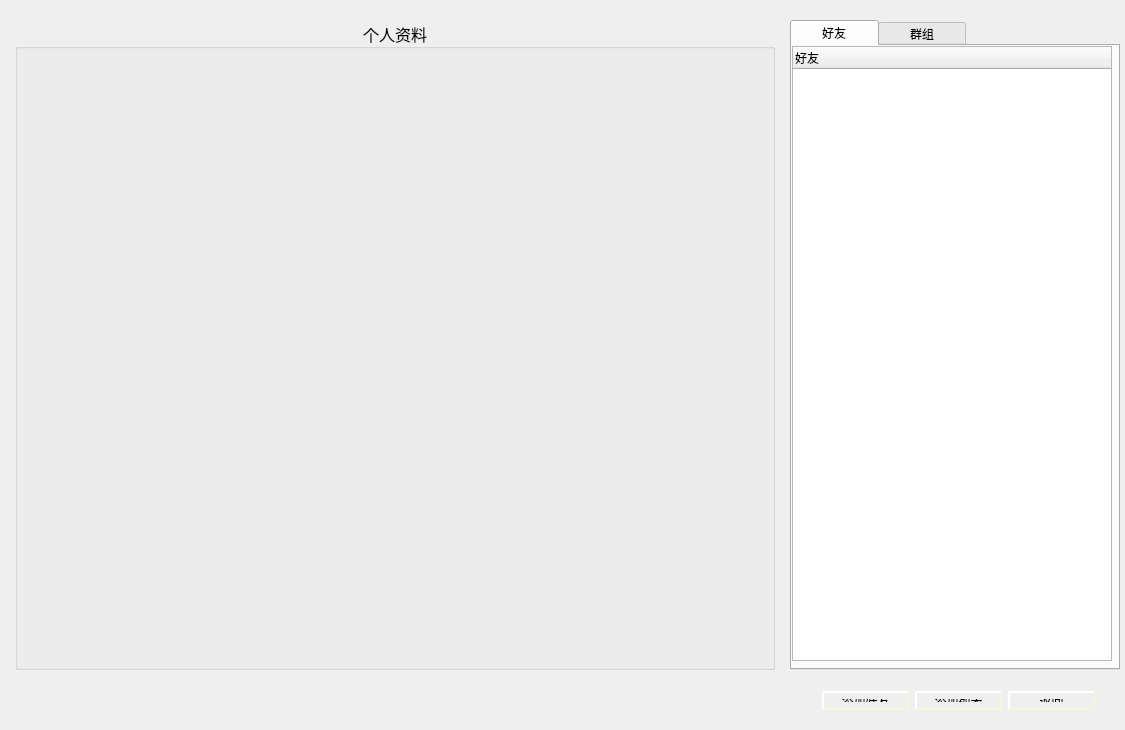
<?xml version="1.0" encoding="UTF-8"?>
<ui version="4.0">
 <class>ChatMain</class>
 <widget class="QWidget" name="ChatMain">
  <property name="geometry">
   <rect>
    <x>0</x>
    <y>0</y>
    <width>1125</width>
    <height>730</height>
   </rect>
  </property>
  <property name="focusPolicy">
   <enum>Qt::TabFocus</enum>
  </property>
  <property name="windowTitle">
   <string>ChatMain</string>
  </property>
  <widget class="QStackedWidget" name="stackedWidget_chat">
   <property name="geometry">
    <rect>
     <x>5</x>
     <y>10</y>
     <width>780</width>
     <height>710</height>
    </rect>
   </property>
   <property name="currentIndex">
    <number>0</number>
   </property>
   <widget class="QWidget" name="page_3">
    <widget class="QGroupBox" name="groupBox">
     <property name="geometry">
      <rect>
       <x>10</x>
       <y>10</y>
       <width>760</width>
       <height>650</height>
      </rect>
     </property>
     <property name="font">
      <font>
       <family>楷体</family>
       <pointsize>12</pointsize>
      </font>
     </property>
     <property name="title">
      <string>个人资料</string>
     </property>
     <property name="alignment">
      <set>Qt::AlignCenter</set>
     </property>
    </widget>
   </widget>
   <widget class="QWidget" name="page_4">
    <widget class="QWidget" name="widget" native="true">
     <property name="geometry">
      <rect>
       <x>0</x>
       <y>0</y>
       <width>780</width>
       <height>710</height>
      </rect>
     </property>
    </widget>
   </widget>
  </widget>
  <widget class="QStackedWidget" name="stackedWidget">
   <property name="geometry">
    <rect>
     <x>790</x>
     <y>20</y>
     <width>330</width>
     <height>650</height>
    </rect>
   </property>
   <property name="currentIndex">
    <number>0</number>
   </property>
   <widget class="QWidget" name="page">
    <widget class="QTabWidget" name="tabWidget">
     <property name="geometry">
      <rect>
       <x>0</x>
       <y>0</y>
       <width>330</width>
       <height>650</height>
      </rect>
     </property>
     <property name="currentIndex">
      <number>0</number>
     </property>
     <widget class="QWidget" name="tab">
      <attribute name="title">
       <string>      好友      </string>
      </attribute>
      <widget class="FgGroupListWidget" name="treeWidget_friend">
       <property name="geometry">
        <rect>
         <x>0</x>
         <y>0</y>
         <width>320</width>
         <height>615</height>
        </rect>
       </property>
       <column>
        <property name="text">
         <string>好友</string>
        </property>
       </column>
      </widget>
     </widget>
     <widget class="QWidget" name="tab_2">
      <attribute name="title">
       <string>      群组      </string>
      </attribute>
      <widget class="QTreeWidget" name="treeWidget_group">
       <property name="geometry">
        <rect>
         <x>0</x>
         <y>0</y>
         <width>320</width>
         <height>615</height>
        </rect>
       </property>
       <column>
        <property name="text">
         <string>群组</string>
        </property>
       </column>
      </widget>
     </widget>
    </widget>
   </widget>
   <widget class="QWidget" name="page_2">
    <widget class="QGroupBox" name="groupBox_2">
     <property name="geometry">
      <rect>
       <x>10</x>
       <y>10</y>
       <width>310</width>
       <height>630</height>
      </rect>
     </property>
     <property name="title">
      <string>添加列表</string>
     </property>
     <property name="alignment">
      <set>Qt::AlignCenter</set>
     </property>
     <layout class="QGridLayout" name="gridLayout">
      <item row="0" column="0">
       <widget class="QTableWidget" name="tableWidget"/>
      </item>
     </layout>
    </widget>
   </widget>
  </widget>
  <widget class="QWidget" name="layoutWidget">
   <property name="geometry">
    <rect>
     <x>811</x>
     <y>680</y>
     <width>295</width>
     <height>41</height>
    </rect>
   </property>
   <layout class="QGridLayout" name="gridLayout_2">
    <item row="0" column="0">
     <widget class="QPushButton" name="pb_addFriend">
      <property name="sizePolicy">
       <sizepolicy hsizetype="Minimum" vsizetype="Preferred">
        <horstretch>0</horstretch>
        <verstretch>0</verstretch>
       </sizepolicy>
      </property>
      <property name="styleSheet">
       <string notr="true">QPushButton{
	background-image: url(:/ico/pb1.jpg);
    border-style: outset;
    border-width: 2px;
    border-radius: 10px;
    border-color: beige;
    min-width: 5em;
    padding: 6px;
}
QPushButton:hover
{
	
	background-image: url(:/ico/pb.jpg);
    border-style: inset;
}

QPushButton:pressed{
	
	background-image: url(:/ico/pb2.jpg);
    border-style: inset;
}


</string>
      </property>
      <property name="text">
       <string>添加好友</string>
      </property>
     </widget>
    </item>
    <item row="0" column="1">
     <widget class="QPushButton" name="pb_addtable">
      <property name="sizePolicy">
       <sizepolicy hsizetype="Minimum" vsizetype="Preferred">
        <horstretch>0</horstretch>
        <verstretch>0</verstretch>
       </sizepolicy>
      </property>
      <property name="styleSheet">
       <string notr="true">QPushButton{
	background-image: url(:/ico/pb1.jpg);
    border-style: outset;
    border-width: 2px;
    border-radius: 10px;
    border-color: beige;
    min-width: 5em;
    padding: 6px;
}
QPushButton:hover
{
	
	background-image: url(:/ico/pb.jpg);
    border-style: inset;
}

QPushButton:pressed{
	
	background-image: url(:/ico/pb2.jpg);
    border-style: inset;
}


</string>
      </property>
      <property name="text">
       <string>添加列表</string>
      </property>
     </widget>
    </item>
    <item row="0" column="2">
     <widget class="QPushButton" name="pb_back">
      <property name="sizePolicy">
       <sizepolicy hsizetype="Minimum" vsizetype="Preferred">
        <horstretch>0</horstretch>
        <verstretch>0</verstretch>
       </sizepolicy>
      </property>
      <property name="styleSheet">
       <string notr="true">QPushButton{
	background-image: url(:/ico/pb1.jpg);
    border-style: outset;
    border-width: 2px;
    border-radius: 10px;
    border-color: beige;
    min-width: 5em;
    padding: 6px;
}
QPushButton:hover
{
	
	background-image: url(:/ico/pb.jpg);
    border-style: inset;
}

QPushButton:pressed{
	
	background-image: url(:/ico/pb2.jpg);
    border-style: inset;
}


</string>
      </property>
      <property name="text">
       <string>返回</string>
      </property>
     </widget>
    </item>
   </layout>
  </widget>
 </widget>
 <layoutdefault spacing="6" margin="11"/>
 <customwidgets>
  <customwidget>
   <class>FgGroupListWidget</class>
   <extends>QTreeWidget</extends>
   <header>fggrouplistwidget.h</header>
  </customwidget>
 </customwidgets>
 <resources/>
 <connections/>
</ui>
